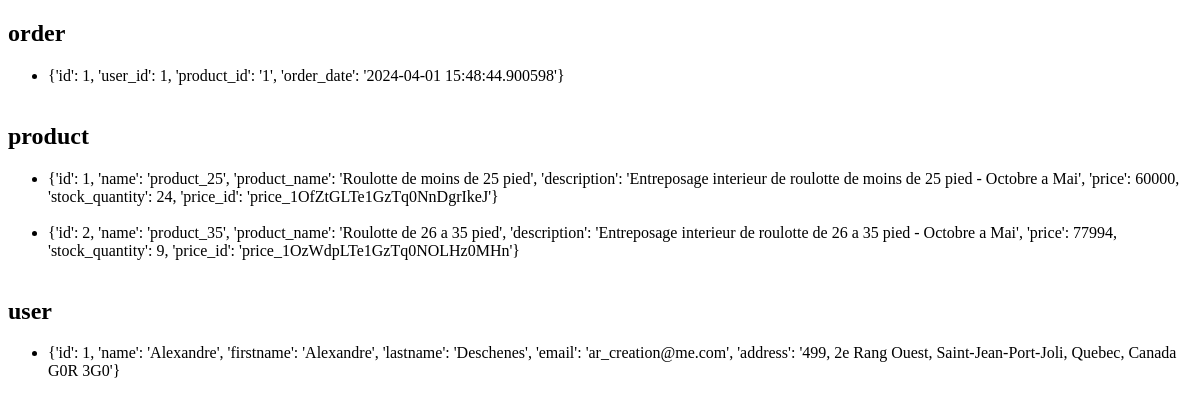
The app's page /db_dashboard, older data.
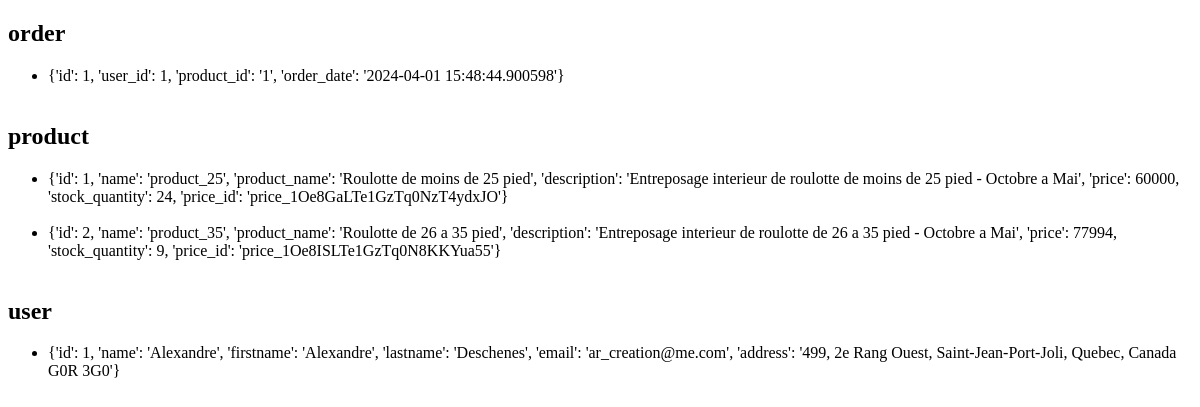
The same page, newer data.
### app.py (models this page shows, shortened)
class Order(db.Model):
    id = db.Column(db.Integer, primary_key=True)
    user_id = db.Column(db.Integer, db.ForeignKey('user.id'), nullable=False)
    product_id = db.Column(db.String(100), db.ForeignKey('product.id'), nullable=False)
    order_date = db.Column(db.DateTime, default=datetime.utcnow, nullable=False)
    user = db.relationship('User', backref=db.backref('orders', lazy=True))
    product = db.relationship('Product', backref=db.backref('orders', lazy=True))

class Product(db.Model):
    id = db.Column(db.Integer, primary_key=True)
    name = db.Column(db.String(100), nullable=False)
    product_name = db.Column(db.String(100), nullable=False)
    description = db.Column(db.String(100), nullable=False)
    price = db.Column(db.Integer, nullable=False)
    stock_quantity = db.Column(db.Integer, nullable=False)
    price_id = db.Column(db.String(100), nullable=False)

class User(db.Model):
    id = db.Column(db.Integer, primary_key=True)
    name = db.Column(db.String(100), nullable=False)
    firstname = db.Column(db.String(100), nullable=False)
    lastname = db.Column(db.String(100), nullable=False)
    email = db.Column(db.String(80), unique=True, nullable=False)
    address = db.Column(db.String(100), nullable=False)

### app.py (the view)
@app.route('/db_dashboard')
@auth.login_required
def db_dashboard():
    inspector = inspect(db.engine)
    tables = inspector.get_table_names()
    tables_data = {}
    for table in tables:
        query = text(f'SELECT * FROM "{table}"')
        result = db.session.execute(query)
        print(result)
        data = [row._asdict() for row in result]
        tables_data[table] = data
    return render_template('db_dashboard.html', tables=tables_data)

### templates/db_dashboard.html (shortened to what this page needs)
<!DOCTYPE html>
<html>
<head>
</head>
<body>
    {% for table, data in tables.items() %}
        <h2>{{ table }}</h2>
        <ul>
            {% for item in data %}
                <li>{{ item }}</li>
                <br>
            {% endfor %}
        </ul>
    {% endfor %}
</body>
</html>

Row changes from the older to the newer data that the page shows:
changed Product (number 1 of 2 on the later page): item "…60000, 'stock_quantity': 24, 'price_id': 'price_1OfZtGLTe1GzTq0NnDgrIkeJ'}" → "…60000, 'stock_quantity': 24, 'price_id': 'price_1Oe8GaLTe1GzTq0NzT4ydxJO'}"
changed Product (number 2 of 2 on the later page): item "…77994, 'stock_quantity': 9, 'price_id': 'price_1OzWdpLTe1GzTq0NOLHz0MHn'}" → "…77994, 'stock_quantity': 9, 'price_id': 'price_1Oe8ISLTe1GzTq0N8KKYua55'}"
